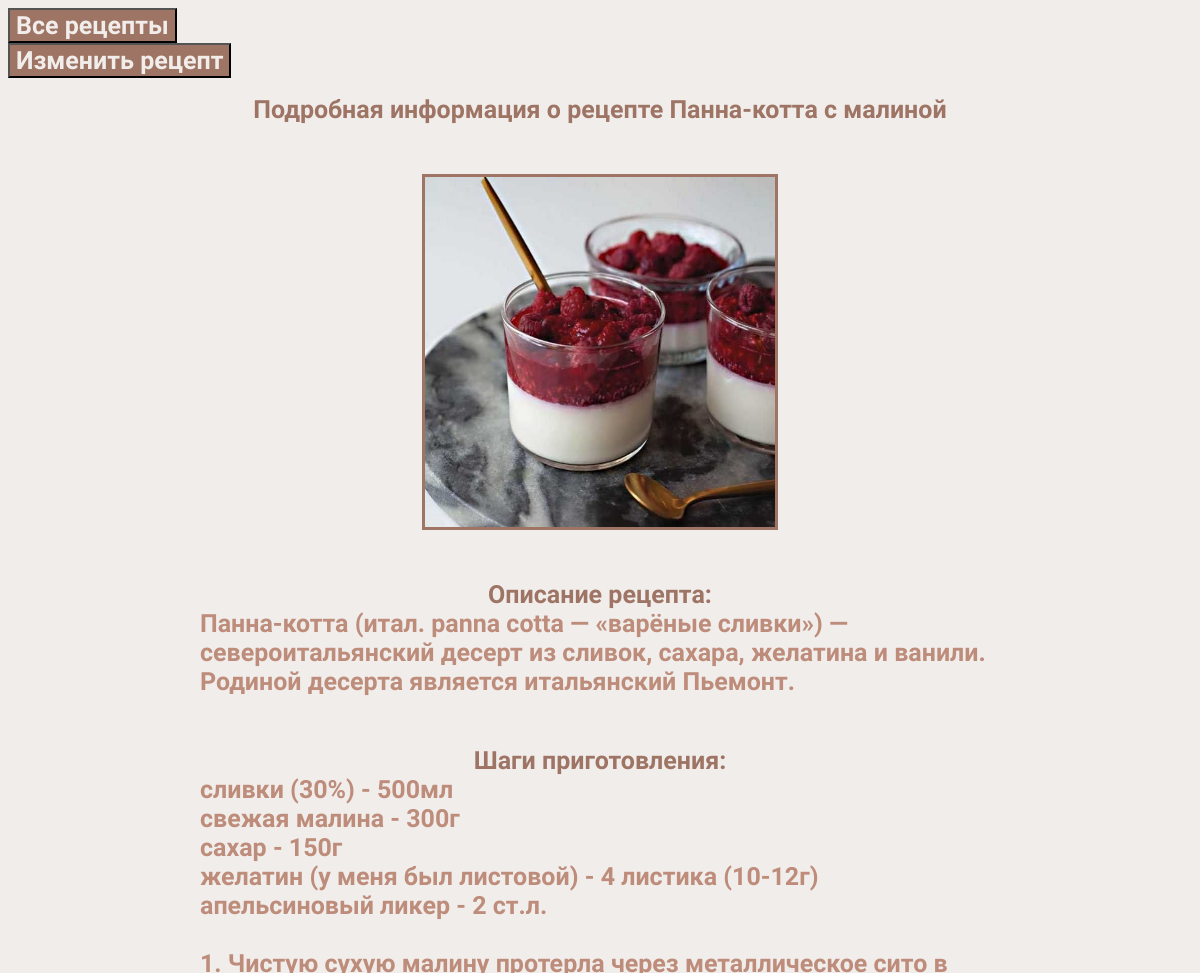
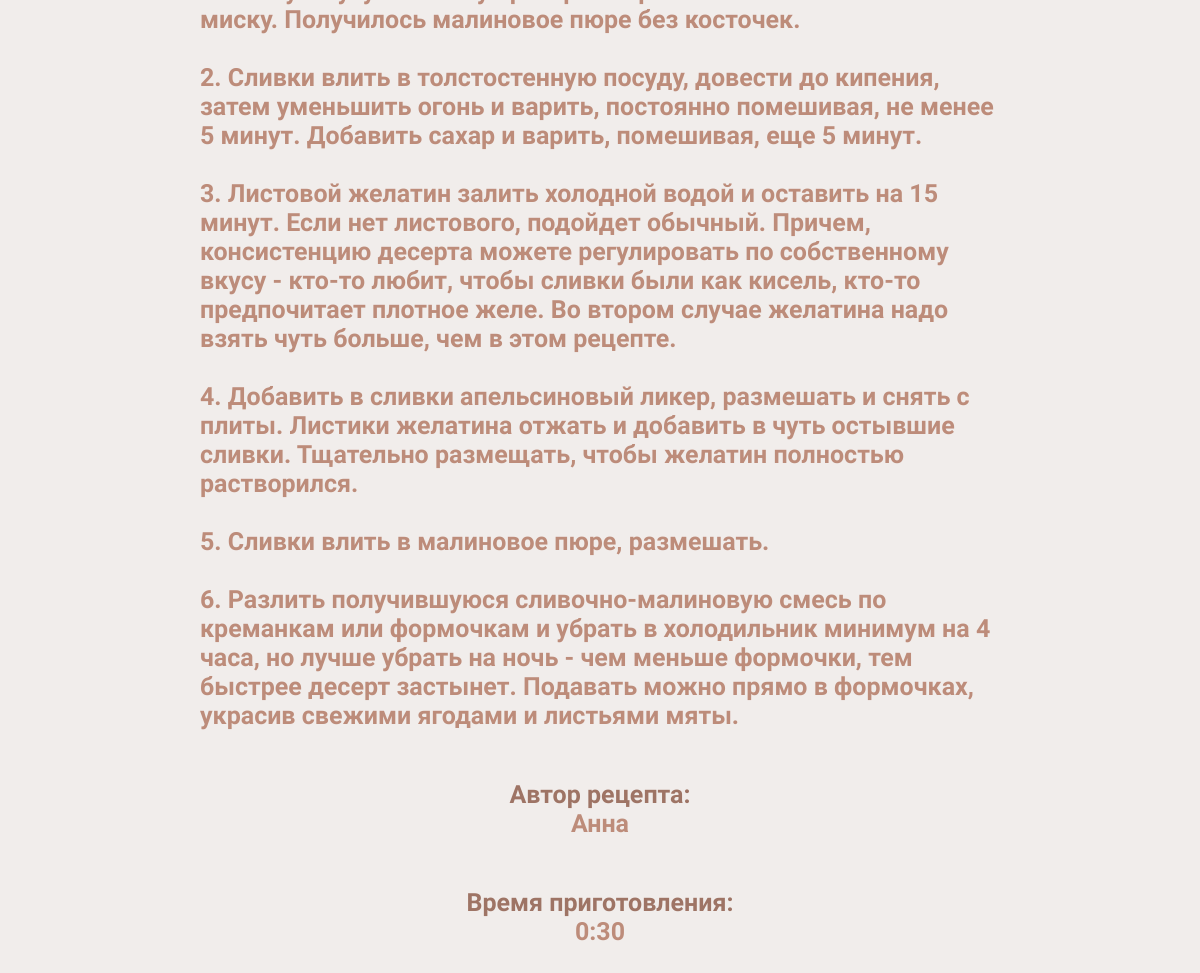
/receipt_details/25, run on the app's committed database (2 pictures, top to bottom).
### main/models.py (models this page shows, shortened)
class Receipt(models.Model):
    name = models.CharField(max_length=30, verbose_name="Название")
    description = models.TextField(blank=True, verbose_name="Описание")
    cooking_steps = models.TextField(verbose_name="Шаги приготовления")
    cooking_time = models.TimeField(null=True, verbose_name="Время приготовления")
    image = models.ImageField(upload_to='static/image_from_client',
                              null=True,
                              blank=True,
                              verbose_name="Изображение")
    author = models.CharField(max_length=50, null=False, verbose_name="Автор")
    user_created = models.ForeignKey(User, on_delete=models.CASCADE, blank=True)

### main/views.py (the view)
# urls.py: path("receipt_details/<int:pk>", DetailReceiptDetailsView.as_view(), name="receipt_details"),
class DetailReceiptDetailsView(DetailView):
    template_name = "main/receipt-details.html"
    model = Receipt
    context_object_name = "receipts"

### main/templates/main/receipt-details.html (shortened to what this page needs)
{% extends "main/index.html" %}
{% block body %}
    <div><button class="button"><a href="{% url "main:home_page" %}">Все рецепты</a></button></div>
    <div><button class="button"><a href="{% url "main:update_receipt" pk=object.pk %}">Изменить рецепт</a></button></div>
    <div>
        <h1 class="detail-h1 header">Подробная информация о рецепте {{ receipts.name }}</h1>
        <div class="detail-full-info">
            {% if receipts.image.url != ""  %}
            <img src="{{ receipts.image.url }}" alt="{{ receipts.name }}" class="img-detail">
            {% else %}
            Изображение отсутствует
            {% endif %}
        </div>
        <div class="detail-full-info">
            <span class="detail-title">Описание рецепта: </span>{{ receipts.description }}
        </div>
        <div class="detail-full-info">
            <span class="detail-title">Шаги приготовления: </span> <span class="steps">{{ receipts.cooking_steps }}</span>
        </div>
        <div class="detail-full-info">
            <span class="detail-title">Автор рецепта: </span> {{ receipts.author }}
        </div>
        <div class="detail-full-info">
            <span class="detail-title">Время приготовления: </span> <time>{{ receipts.cooking_time }}</time>
        </div>
    </div>
{% endblock %}

### main/static/css/style.css (style rules this page uses)
* { font-family: "Amatic SC", serif; font-weight: 700; font-style: normal; font-size: 25px; }
body { color: #bd8c7a; background: #f1edeb; }
img { height: 450px; width: 600px; }
a, a:visited, a:hover, a:active { text-decoration: none; color: #9e7465; }
.button > a { color: #f1edeb; }
.button { background: #9e7464; }
.detail-h1 { display: flex; justify-content: center; }
.detail-full-info { height: 100%; display: flex; flex-direction: column; max-width: 800px; margin: 50px auto; align-items: center; }
.detail-title { color: #9e7465; font-weight: bold; }
.steps { white-space: pre-wrap; }
.img-detail { display: flex; height: 350px; width: 350px; border: #9e7465 solid 3px; }
.header { color: #9e7465; }

### data on the page
Receipt: name "Панна-котта с малиной", image (picture), description "Панна-котта (итал. panna cotta — «варёные сливки») — североитальянский десерт из сливок, сахара, желатина и ванили. Родиной десерта является итальянский Пьемонт.", cooking_steps "сливки (30%) - 500мл свежая малина - 300г сахар - 150г желатин (у меня был листовой) - 4 листика (10-12г) апельсиновый ликер - 2 ст.л. 1. Чистую сухую малину протерла через металлическое сито в миску. Получилось малиновое пюре без косточек. 2. Сливки влить в толстостенную посуду, довести до кипения, затем уменьшить огонь и варить, постоянно помешивая, не менее 5 минут. Добавить сахар и варить, помешивая, еще 5 минут. 3. Листовой желатин залить холодной водой и оставить на 15 минут. Если нет листового, подойдет обычный. Причем, консистенцию десерта можете регулировать по собственному вкусу - кто-то любит, чтобы сливки были как кисель, кто-то предпочитает плотное желе. Во втором случае…", author "Анна", cooking_time "0:30"
